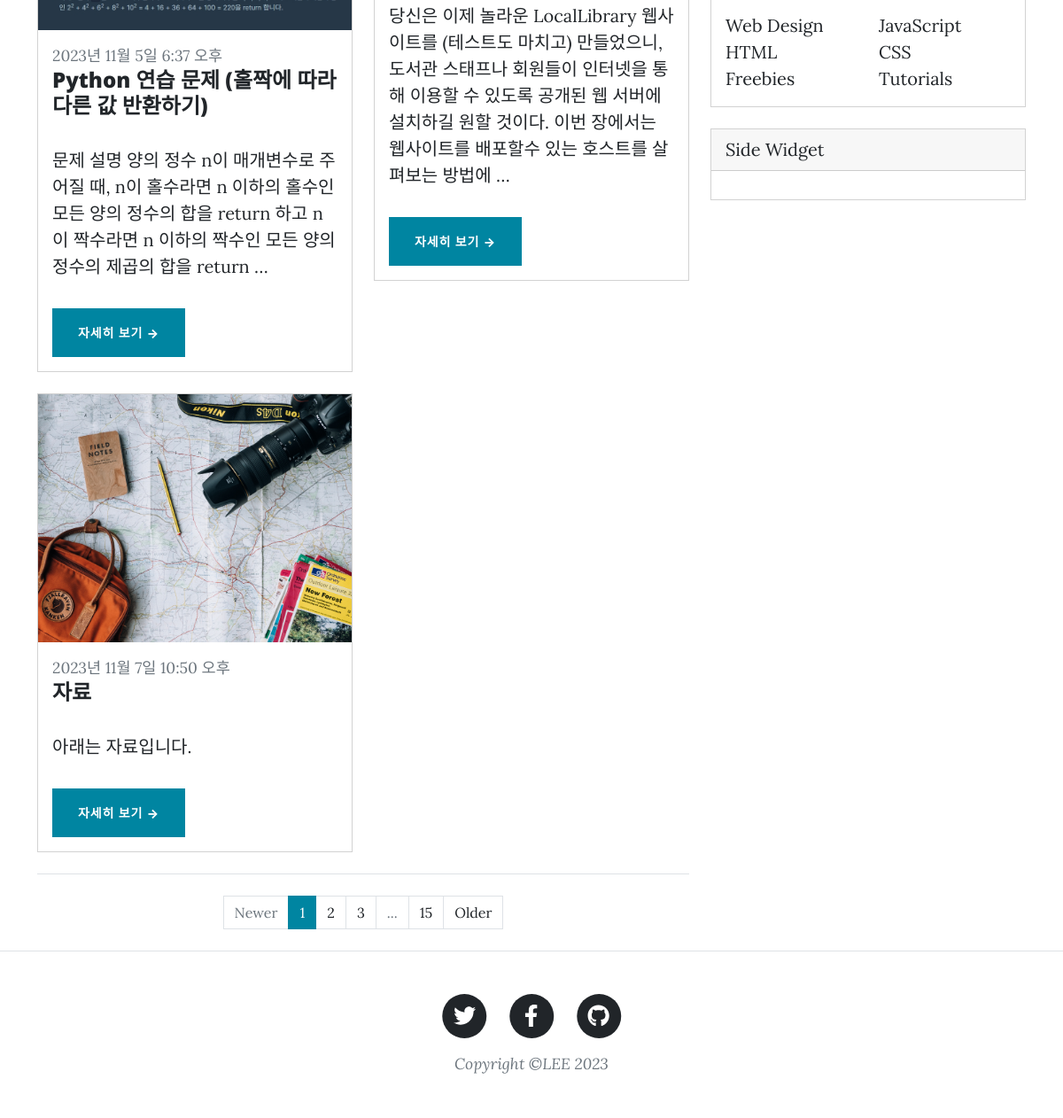
Page /blog/ (lower part) on the earlier database version.
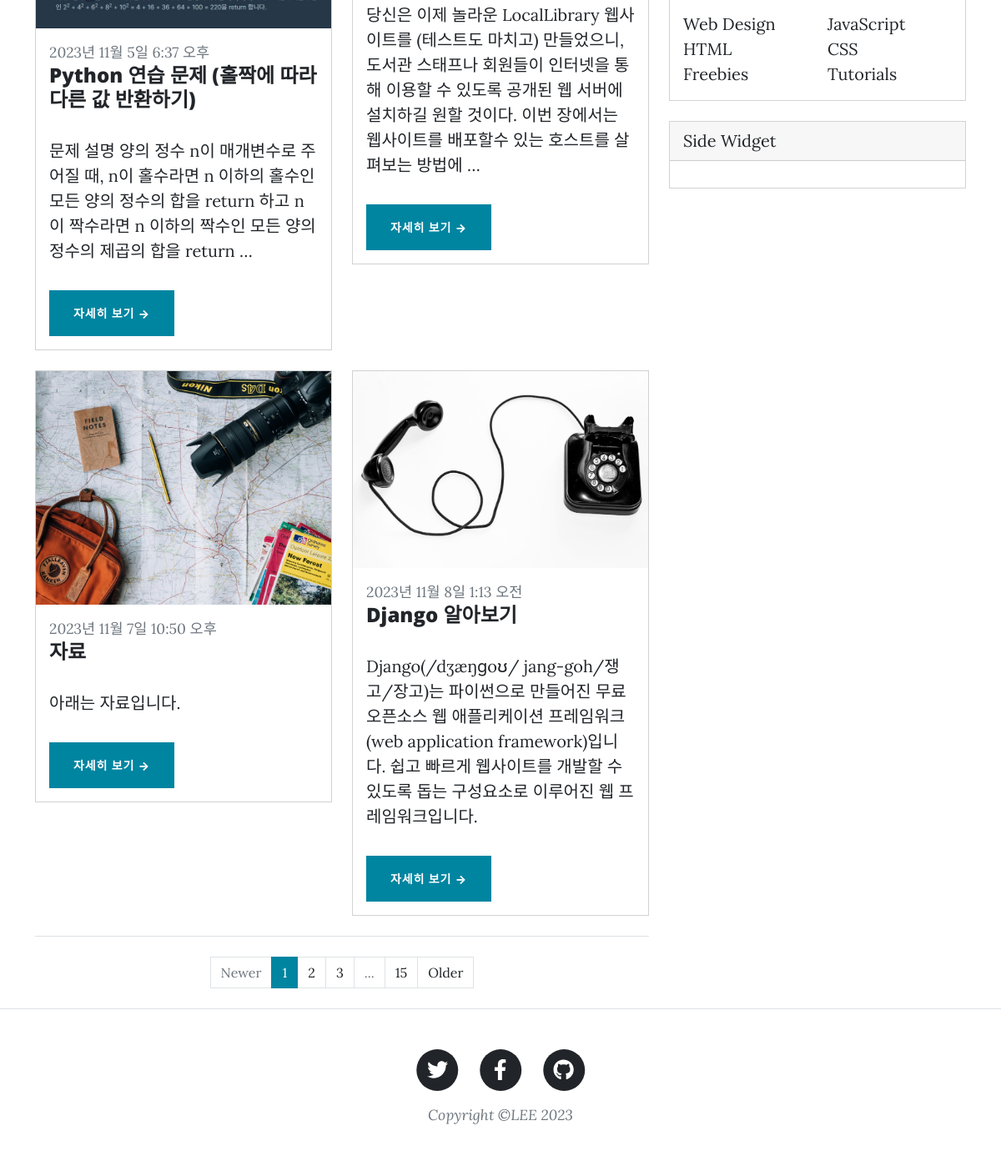
Same page on the later database version.
### blog/models.py (models this page shows, shortened)
class Post(models.Model):
    author = models.ForeignKey(
        User, on_delete=models.CASCADE, null = True
    )
    title = models.CharField(max_length=100)
    content = models.TextField()
    thumb_image = models.ImageField(
        upload_to='blog/images/%Y/%m/%d/', blank=True)
    file_upload = models.FileField(
        upload_to='blog/files/%Y/%m/%d/', blank=True)
    created_at = models.DateTimeField(auto_now_add=True)
    updated_at = models.DateField(auto_now=True)
    view_count = models.PositiveIntegerField(default=0)
    tags = models.ManyToManyField('Tag', blank=True)

### blog/views.py (the view)
class PostListView(ListView):
    model = Post
    template_name = 'blog/post_list.html'
    def get_queryset(self):
        qs = super().get_queryset()
        q = self.request.GET.get('q', '')
        if q:
            qs = qs.filter(title__icontains=q)
        return qs

### templates/blog/post_list.html (shortened to what this page needs)
{% extends 'base.html' %}
{% block content %}
{% load static %}
        <div class="container">
            <div class="row">
                <div class="col-lg-8">
                    <div class="row">
                        {% for post in object_list %}
                            <div class="col-lg-6">
                                <div class="card mb-4">
                                    <a href="{% url 'blog:post_detail' post.pk %}">
                                        {% if post.thumb_image %}
                                        <img class='img-fluid' src="{{ post.thumb_image.url }}" alt="{{ post.title }}">
                                        {% endif %}
                                    </a>
                                    <div class="card-body">
                                        <div class="small text-muted">{{ post.created_at }}</div>
                                        <h2 class="card-title h4">{{ post.title }}</h2>
                                        <p class="card-text">{{ post.content|truncatewords:30 }}</p>
                                        <a class="btn btn-primary" href="{% url 'blog:post_detail' post.pk %}">자세히 보기 →</a>
                                    </div>
                                </div>
                            </div>
                        {% endfor %}
                    </div>
                    <nav aria-label="Pagination">
                        <hr class="my-0" />
                        <ul class="pagination justify-content-center my-4">
                            <li class="page-item disabled"><a class="page-link" href="#" tabindex="-1" aria-disabled="true">Newer</a></li>
                            <li class="page-item active" aria-current="page"><a class="page-link" href="#!">1</a></li>
                            <li class="page-item"><a class="page-link" href="#!">2</a></li>
                            <li class="page-item"><a class="page-link" href="#!">3</a></li>
                            <li class="page-item disabled"><a class="page-link" href="#!">...</a></li>
                            <li class="page-item"><a class="page-link" href="#!">15</a></li>
                            <li class="page-item"><a class="page-link" href="#!">Older</a></li>
                        </ul>
                    </nav>
                </div>
                <div class="col-lg-4">
                    <br>
                    <div class="card mb-4">
                        <div class="card-body">
                            <div class="row">
                                <div class="col-sm-6">
                                    <ul class="list-unstyled mb-0">
                                        <li><a href="#!">Web Design</a></li>
                                        <li><a href="#!">HTML</a></li>
                                        <li><a href="#!">Freebies</a></li>
                                    </ul>
                                </div>
                                <div class="col-sm-6">
                                    <ul class="list-unstyled mb-0">
                                        <li><a href="#!">JavaScript</a></li>
                                        <li><a href="#!">CSS</a></li>
                                        <li><a href="#!">Tutorials</a></li>
                                    </ul>
                                </div>
                            </div>
                        </div>
                    </div>
                    <div class="card mb-4">
                        <div class="card-header">Side Widget</div>
                        <div class="card-body"></div>
                    </div>
                </div>
            </div>
        </div>
{% endblock %}

### templates/base.html (shortened to what this page needs)
{% load static %}
<!DOCTYPE html>
<html lang="en">
    <head>
        <link href="{% static 'css/styles.css' %}" rel="stylesheet" />
        <link href="css/styles2.css" rel="stylesheet" />
    </head>
    <body>
        {% block content %}
        {% endblock %}
        <footer class="border-top">
            <div class="container px-4 px-lg-5">
                <div class="row gx-4 gx-lg-5 justify-content-center">
                    <div class="col-md-10 col-lg-8 col-xl-7">
                        <ul class="list-inline text-center">
                            <li class="list-inline-item">
                                <a href="#!">
                                    <span class="fa-stack fa-lg">
                                        <i class="fas fa-circle fa-stack-2x"></i>
                                        <i class="fab fa-twitter fa-stack-1x fa-inverse"></i>
                                    </span>
                                </a>
                            </li>
                            <li class="list-inline-item">
                                <a href="#!">
                                    <span class="fa-stack fa-lg">
                                        <i class="fas fa-circle fa-stack-2x"></i>
                                        <i class="fab fa-facebook-f fa-stack-1x fa-inverse"></i>
                                    </span>
                                </a>
                            </li>
                            <li class="list-inline-item">
                                <a href="#!">
                                    <span class="fa-stack fa-lg">
                                        <i class="fas fa-circle fa-stack-2x"></i>
                                        <i class="fab fa-github fa-stack-1x fa-inverse"></i>
                                    </span>
                                </a>
                            </li>
                        </ul>
                        <div class="small text-center text-muted fst-italic">Copyright &copy;LEE 2023</div>
                    </div>
                </div>
            </div>
        </footer>
    </body>
</html>

Differences in the rows shown:
added Post: thumb_image (picture), created_at "2023년 11월 8일 1:13 오전", title "Django 알아보기", content "Django(/dʒæŋɡoʊ/ jang-goh/쟁고/장고)는 파이썬으로 만들어진 무료 오픈소스 웹 애플리케이션 프레임워크(web application framework)입니다. 쉽고 빠르게 웹사이트를 개발할 수 있도록 돕는 구성요소로 이루어진 웹 프레임워크입니다."
